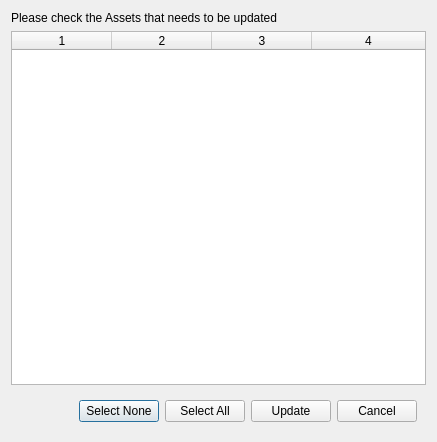
<?xml version="1.0" encoding="UTF-8"?>
<ui version="4.0">
 <class>Dialog</class>
 <widget class="QDialog" name="Dialog">
  <property name="windowModality">
   <enum>Qt::ApplicationModal</enum>
  </property>
  <property name="geometry">
   <rect>
    <x>0</x>
    <y>0</y>
    <width>437</width>
    <height>442</height>
   </rect>
  </property>
  <property name="windowTitle">
   <string>Asset Updater</string>
  </property>
  <layout class="QVBoxLayout" name="verticalLayout">
   <item>
    <widget class="QLabel" name="label">
     <property name="text">
      <string>Please check the Assets that needs to be updated</string>
     </property>
    </widget>
   </item>
   <item>
    <widget class="QTableWidget" name="assetList_tableWidget">
     <property name="sizePolicy">
      <sizepolicy hsizetype="Expanding" vsizetype="Expanding">
       <horstretch>1</horstretch>
       <verstretch>1</verstretch>
      </sizepolicy>
     </property>
     <property name="editTriggers">
      <set>QAbstractItemView::NoEditTriggers</set>
     </property>
     <property name="alternatingRowColors">
      <bool>true</bool>
     </property>
     <property name="cornerButtonEnabled">
      <bool>false</bool>
     </property>
     <property name="columnCount">
      <number>4</number>
     </property>
     <attribute name="horizontalHeaderVisible">
      <bool>true</bool>
     </attribute>
     <attribute name="horizontalHeaderStretchLastSection">
      <bool>true</bool>
     </attribute>
     <attribute name="horizontalHeaderStretchLastSection">
      <bool>true</bool>
     </attribute>
     <attribute name="horizontalHeaderVisible">
      <bool>true</bool>
     </attribute>
     <column/>
     <column/>
     <column/>
     <column/>
    </widget>
   </item>
   <item>
    <widget class="QWidget" name="horizontalWidget" native="true">
     <property name="sizePolicy">
      <sizepolicy hsizetype="Preferred" vsizetype="Preferred">
       <horstretch>0</horstretch>
       <verstretch>0</verstretch>
      </sizepolicy>
     </property>
     <layout class="QHBoxLayout" name="horizontalLayout">
      <item>
       <spacer name="horizontalSpacer">
        <property name="orientation">
         <enum>Qt::Horizontal</enum>
        </property>
        <property name="sizeHint" stdset="0">
         <size>
          <width>40</width>
          <height>20</height>
         </size>
        </property>
       </spacer>
      </item>
      <item>
       <widget class="QPushButton" name="selectNone_pushButton">
        <property name="text">
         <string>Select None</string>
        </property>
       </widget>
      </item>
      <item>
       <widget class="QPushButton" name="selectAll_pushButton">
        <property name="text">
         <string>Select All</string>
        </property>
       </widget>
      </item>
      <item>
       <widget class="QPushButton" name="update_pushButton">
        <property name="text">
         <string>Update</string>
        </property>
       </widget>
      </item>
      <item>
       <widget class="QPushButton" name="cancel_pushButton">
        <property name="text">
         <string>Cancel</string>
        </property>
       </widget>
      </item>
     </layout>
    </widget>
   </item>
  </layout>
 </widget>
 <resources/>
 <connections/>
</ui>
